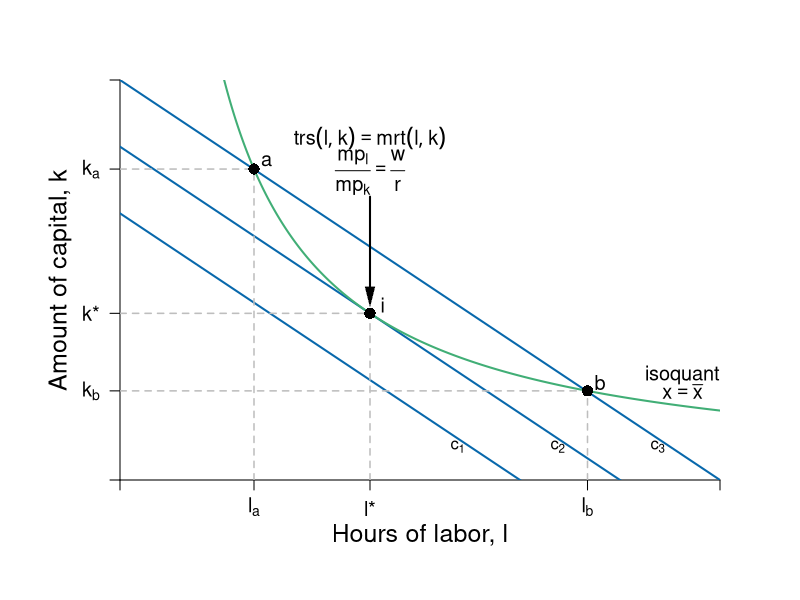

Reproduce this figure in R.
require(shape)
pdf(file = "specprodexch/isocost_isoquant.pdf", width = 9, height = 7)

#Set parameters for graphics
axislabelsize <- 1.5
labelsize <- 1.2
graphlinewidth <- 2
segmentlinewidth <- 1.5

COL <- c("#7fc97f", "#beaed4", "#fdc086", "#ffff99", "#386cb0", "#f0027f", "#bf5b17", "#666666")
COLA <- c("#99d8c9","#66c2a4","#41ae76", "#238b45", "#005824")
COLB <- c("#4eb3d3", "#2b8cbe", "#0868ac","#084081")

#Edited the margins to cater for the larger LHS labels
par(mar =  c(6, 6, 4, 4))

isocost <- function(l, c = 10, w = 1, r = 1) {
  c - (w/r)*l
}


isoquant <- function(l, alpha = 0.5, x = 5) {
  (x / l^alpha)^(1/(1 - alpha))
}


xlims <- c(0, 12)
ylims <- c(0, 12)

npts <- 501 
x <- seq(xlims[1], xlims[2], length.out = npts)
y <- seq(ylims[1], ylims[2], length.out = npts) 
a <- c(13, 16.75, 19.25)

plot(0, 0, xlim = xlims, ylim = ylims, type = "n",
     xlab = expression(paste("")),
     ylab = expression(paste("")), 
     xaxt = "n", 
     yaxt = "n", 
     cex.lab = axislabelsize, 
     bty = "n",
     xaxs="i", 
     yaxs="i")

# ticksy <- seq(from = ylims[1], to = ylims[2], by = 1)
# ylabels <- seq(from = ylims[1], to = ylims[2], by = 1)
# ticksx <- seq(from = xlims[1], to = xlims[2], by = 1)
# xlabels <- seq(from = xlims[1], to = xlims[2], by = 1)
ticksy <- c(0, isoquant(l = 2.68), isoquant(l = 5), isoquant(l = 9.35) , ylims[2])
ylabels <- c(NA, expression(paste(k[a])), expression(paste(k,"*")), expression(paste(k[b])), NA)
ticksx <- c(0, 2.68, 5, 9.35, xlims[2])
xlabels <- c(NA, expression(paste(l[a])), expression(paste(l,"*")), expression(paste(l[b])), NA)




axis(1, at = ticksx, pos = 0, labels = xlabels, cex.axis = labelsize)
axis(2, at = ticksy, pos = 0, labels = ylabels, las = 1, cex.axis = labelsize)

npts <- 500 
xx1 <- seq(xlims[1], xlims[2], length.out = npts)

#lines(xx1, bcA(xx1, w = 10, p = 1.5), col = COLB[3], lwd = graphlinewidth)
lines(xx1, isocost(xx1, c = 10, w = 1, r = 1), col = COLB[3], lwd = graphlinewidth)
lines(xx1, isocost(xx1, c = 8, w = 1, r = 1), col = COLB[3], lwd = graphlinewidth)
lines(xx1, isocost(xx1, c = 12, w = 1, r = 1), col = COLB[3], lwd = graphlinewidth)
lines(xx1, isoquant(xx1, x = 5, alpha = 0.5), col = COLA[3], lwd = graphlinewidth)


#Label the axes
mtext(expression(paste("Hours of labor, ", l)), side=1, line = 2.5, cex = axislabelsize)
text(-1.2, 0.5*ylims[2], expression(paste("Amount of capital, ", k)), xpd = TRUE, cex = axislabelsize, srt = 90) 

#Label the isoquant curve
text(11.25, 3.15, expression("isoquant"), cex = labelsize)
text(11.25, 2.65, expression(paste(x == bar(x))), cex = labelsize)

#Label the price lines
text(6.75, 1, expression(paste(c[1])))
#text(8, 1.3, expression(paste(p[x] == 1)))
text(8.75, 1, expression(paste(c[2])))
#text(11.3, 3.7, expression(paste(p[x] == 0.5)))
text(10.75, 1, expression(paste(c[3])))
#text(11.3, 6.5, expression(paste(p[x] == 0.25)))

#Add the contour plot for the indifference curves
# contour(x, y, 
#         outer(x, y, uA),
#         drawlabels = FALSE,
#         col = COLA[3],
#         lwd = graphlinewidth,
#         levels = a, 
#         xaxs="i", 
#         yaxs="i", 
#         add = TRUE)

#Add the offer curve (superimposed on the indifference curves tangent to the price lines)
#xx2 <- seq(2, xlims[2], length.out = npts)
#lines(xx2, offerCurve(xx2, w = 10, rmax = 2, xmax = 12), col = COL[3], lwd = graphlinewidth)

#Annotate points on offer curve mrs = p for each of p = 1, 0.5, 0.25
#Where mrs = 2 - (1/6)*x

#Label a
segments(2.68, 0, 2.68, isoquant(l = 2.68), lty = 2, col = "gray" , lwd = segmentlinewidth)
segments(0, isoquant(l = 2.68) , 2.68, isoquant(l = 2.68), lty = 2, col = "gray" , lwd = segmentlinewidth)
points(2.68, isoquant(l = 2.68), pch = 16, col = "black", cex = 1.5)
text(2.68 + 0.25, isoquant(l = 2.68) + 0.25, expression(paste(a)), cex = labelsize)

#Label b
segments(9.35, 0, 9.35, isoquant(9.35), lty = 2, col = "gray" , lwd = segmentlinewidth)
segments(0, isoquant(l = 9.35) , 9.35, isoquant(l = 9.35), lty = 2, col = "gray" , lwd = segmentlinewidth)
points(9.35, isoquant(l = 9.35), pch = 16, col = "black", cex = 1.5)
text(9.35 + 0.25, isoquant(l = 9.35) + 0.25, expression(paste(b)), cex = labelsize)


#Label i
segments(0, 5, 5, 5, lty = 2, col = "gray" , lwd = segmentlinewidth)
segments(5, 0, 5, 5, lty = 2, col = "gray" , lwd = segmentlinewidth)
points(5, 5, pch = 16, col = "black", cex = 1.5)
text(5.25, 5.25, expression(paste(i)), cex = labelsize)

#Add mrs = mrt at i
text(5, 10.25, expression(paste(trs(l,k) == mrt(l,k))), cex = labelsize)
text(5, 9.25, expression(paste(frac(mp[l], mp[k]) == frac(w,r))), cex = labelsize)
Arrows(5, 8.5, 5, 5.5, col = "black", lty = 1, lwd = 2, arr.type = "triangle", arr.lwd = 0.5)


#text(9, 5.9, expression(paste(b)), cex = labelsize)
#text(10.5, 7.775, expression(paste(c)), cex = labelsize)

dev.off()
